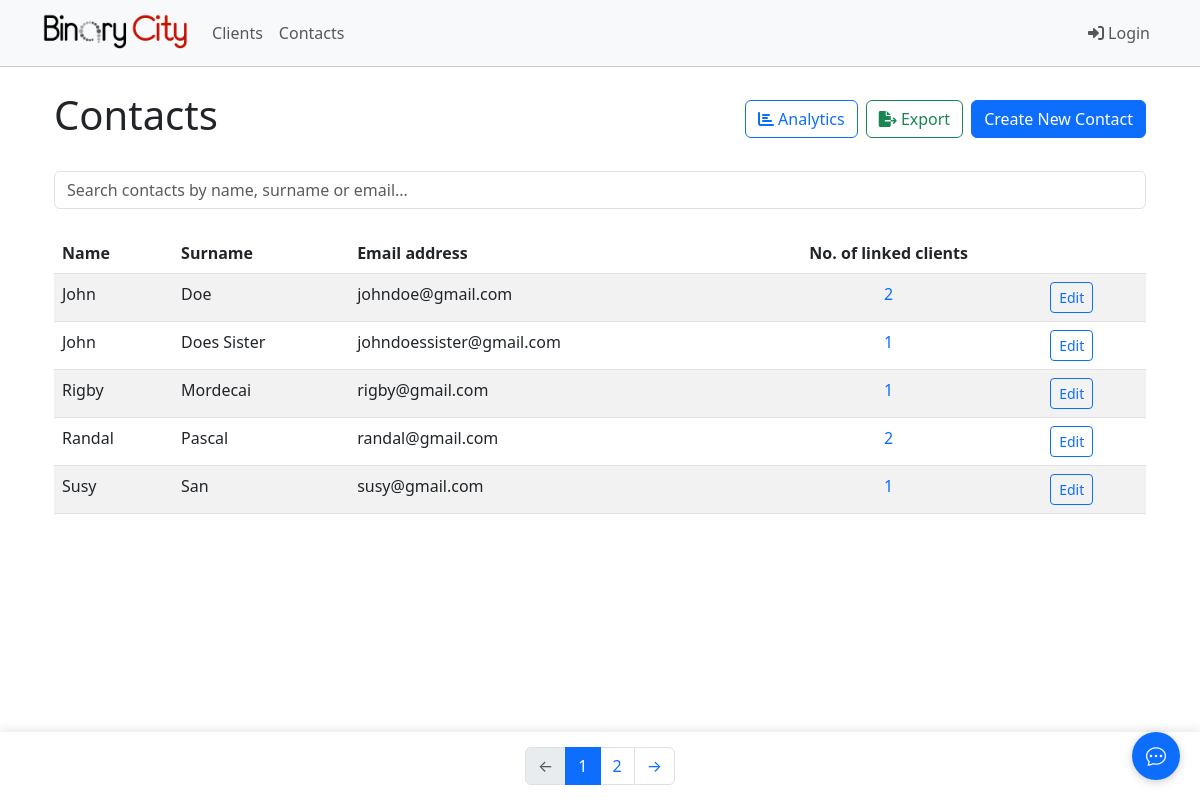
Before: /contacts/ with the older database file.
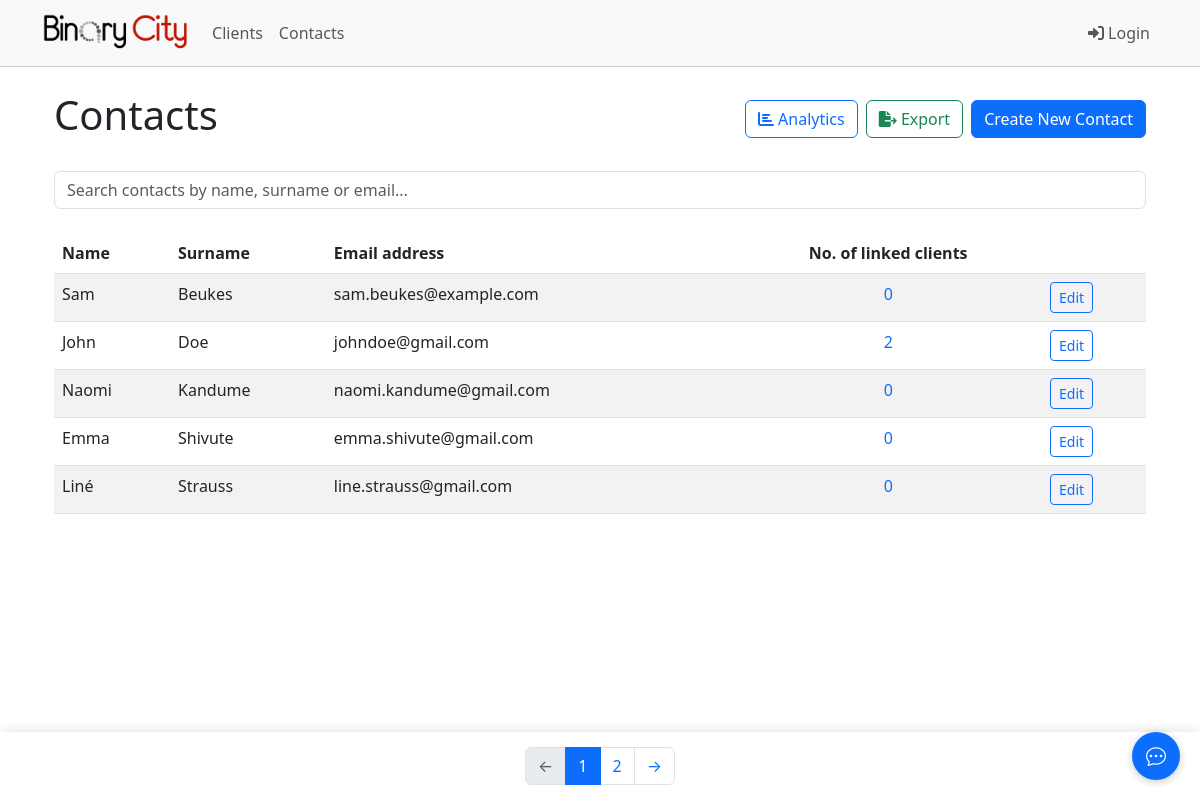
After: the same page with the newer database file.
### binarycity/models.py (models this page shows, shortened)
class Contact(models.Model):
    name = models.CharField(max_length=255, db_index=True)
    surname = models.CharField(max_length=255, db_index=True)
    email = models.EmailField(unique=True, validators=[EmailValidator()], db_index=True)
    created_at = models.DateTimeField(auto_now_add=True, db_index=True)
    updated_at = models.DateTimeField(auto_now=True)
    class Meta:
        ordering = ['surname', 'name']
        indexes = [
            models.Index(fields=['surname', 'name']),
            models.Index(fields=['email']),
            models.Index(fields=['created_at']),
        ]
    def get_client_count(self):
        return self.clients.count()

### binarycity/views.py (the view)
# urls.py: path('contacts/', views.ContactListView.as_view(), name='contact_list'),
class ContactListView(ListView):
    model = Contact
    template_name = 'binarycity/contact_list.html'
    context_object_name = 'contacts'
    paginate_by = 5
    def get_context_data(self, **kwargs):
        context = super().get_context_data(**kwargs)
        context['no_contacts'] = not self.get_queryset().exists()
        return context

### binarycity/templates/binarycity/contact_list.html (shortened to what this page needs)
{% extends 'base.html' %}
{% block content %}
<div class="container">
    <div class="d-flex justify-content-between align-items-center mb-4">
        <h1>Contacts</h1>
        <div class="d-flex align-items-center gap-2">
            <button type="button" class="btn btn-outline-primary" data-bs-toggle="modal" data-bs-target="#analyticsModal">
                <i class="fas fa-chart-bar"></i>
                Analytics
            </button>
            <a href="{% url 'export_contacts' %}" class="btn btn-outline-success">
                <i class="fas fa-file-export"></i>
                Export
            </a>
            <a href="{% url 'contact_create' %}" class="btn btn-primary">Create New Contact</a>
        </div>
    </div>
    {% if no_contacts %}
        <div class="alert alert-info">
            No contact(s) found.
        </div>
    {% else %}
        <div class="mb-4">
            <input type="text" class="form-control" id="contactSearch" placeholder="Search contacts by name, surname or email...">
        </div>
        <div class="table-responsive">
            <table class="table table-striped">
                <thead>
                    <tr>
                        <th class="text-start">Name</th>
                        <th class="text-start">Surname</th>
                        <th class="text-start">Email address</th>
                        <th class="text-center">No. of linked clients</th>
                        <th></th>
                    </tr>
                </thead>
                <tbody>
                    {% for contact in contacts %}
                    <tr class="contact-row">
                        <td class="text-start contact-name">{{ contact.name }}</td>
                        <td class="text-start contact-surname">{{ contact.surname }}</td>
                        <td class="text-start contact-email">{{ contact.email }}</td>
                        <td class="text-center">
                            <a href="#" class="linked-clients-count text-primary text-decoration-none" data-contact-id="{{ contact.id }}">
                                {{ contact.get_client_count }}
                            </a>
                        </td>
                        <td class="text-start">
                            <a href="{% url 'contact_update' pk=contact.pk %}" class="btn btn-sm btn-outline-primary">Edit</a>
                        </td>
                    </tr>
                    {% endfor %}
                </tbody>
            </table>
        </div>
        {% if is_paginated %}
        <div class="pagination-container">
            <nav aria-label="Page navigation">
                <ul class="pagination justify-content-center mb-0">
                    <li class="page-item {% if not page_obj.has_previous %}disabled{% endif %}">
                        <a class="page-link" href="{% if page_obj.has_previous %}?page={{ page_obj.previous_page_number }}{% else %}#{% endif %}" {% if not page_obj.has_previous %}tabindex="-1" aria-disabled="true"{% endif %}>
                            <span aria-hidden="true">&larr;</span>
                        </a>
                    </li>
                    {% for num in page_obj.paginator.page_range %}
                        {% if page_obj.number == num %}
                            <li class="page-item active">
                                <span class="page-link">{{ num }}</span>
                            </li>
                        {% elif num > page_obj.number|add:'-3' and num < page_obj.number|add:'3' %}
                            <li class="page-item">
                                <a class="page-link" href="?page={{ num }}">{{ num }}</a>
                            </li>
                        {% endif %}
                    {% endfor %}
                    <li class="page-item {% if not page_obj.has_next %}disabled{% endif %}">
                        <a class="page-link" href="{% if page_obj.has_next %}?page={{ page_obj.next_page_number }}{% else %}#{% endif %}" {% if not page_obj.has_next %}tabindex="-1" aria-disabled="true"{% endif %}>
                            <span aria-hidden="true">&rarr;</span>
                        </a>
                    </li>
                </ul>
            </nav>
        </div>
        {% endif %}
    {% endif %}
</div>
{% endblock %}

### binarycity/templates/base.html (shortened to what this page needs)
{% load static %}
<!DOCTYPE html>
<html lang="en">
<head>
    <link href="https://cdn.jsdelivr.net/npm/bootstrap@5.3.0/dist/css/bootstrap.min.css" rel="stylesheet">
    <link rel="stylesheet" href="https://cdn.jsdelivr.net/npm/bootstrap-icons@1.11.3/font/bootstrap-icons.min.css">
    <link href="https://cdnjs.cloudflare.com/ajax/libs/font-awesome/6.0.0/css/all.min.css" rel="stylesheet">
</head>
<body>
    <nav class="navbar navbar-expand-lg navbar-light bg-light">
        <div class="container">
            <a class="navbar-brand" href="/">
                <img src="{% static 'binarycity/images/logo.png' %}" alt="Binary City Logo">
            </a>
            <div class="collapse navbar-collapse" id="navbarNav">
                <ul class="navbar-nav">
                    <li class="nav-item">
                        <a class="nav-link" href="{% url 'client_list' %}">Clients</a>
                    </li>
                    <li class="nav-item">
                        <a class="nav-link" href="{% url 'contact_list' %}">Contacts</a>
                    </li>
                </ul>
                <ul class="navbar-nav ms-auto">
                    {% if user.is_authenticated %}
                        <li class="nav-item dropdown">
                            <a class="nav-link dropdown-toggle" href="#" id="userDropdown" role="button" data-bs-toggle="dropdown" aria-expanded="false">
                                <i class="fas fa-user"></i> {{ user.username }}
                            </a>
                            <ul class="dropdown-menu dropdown-menu-end" aria-labelledby="userDropdown">
                                <li><a class="dropdown-item" href="{% url 'admin:index' %}">Admin Panel</a></li>
                                <li><hr class="dropdown-divider"></li>
                                <li><a class="dropdown-item" href="{% url 'logout' %}">Logout</a></li>
                            </ul>
                        </li>
                    {% else %}
                        <li class="nav-item">
                            <a class="nav-link" href="{% url 'login' %}">
                                <i class="fas fa-sign-in-alt"></i> Login
                            </a>
                        </li>
                    {% endif %}
                </ul>
            </div>
        </div>
    </nav>
    <div class="container mt-4">
        <div class="main-content">
            {% block content %}
            {% endblock %}
        </div>
    </div>
    <div class="chat-icon-container" id="chatToggle" title="Binary City Bot">
        <i class="bi bi-chat-dots chat-icon"></i>
    </div>
</body>
</html>

### binarycity/templates/base.html (style rules this page uses)
.table-responsive { margin-top: 20px; margin-bottom: 80px; }
.navbar-brand img { height: 40px; width: auto; }
.bg-light { --bs-bg-opacity: 1; background-color: rgba(var(--bs-light-rgb), var(--bs-bg-opacity)) !important; border-bottom: 1px solid #cbcbcb; }
.pagination-container { position: fixed; bottom: 0; left: 0; right: 0; background: white; padding: 15px 0; box-shadow: 0 -2px 10px rgba(0, 0, 0, 0.1); z-index: 1000; }
.main-content { min-height: calc(100vh - 200px); }
.chat-icon-container { position: fixed; bottom: 20px; right: 20px; z-index: 1050; background-color: #0d6efd; border-radius: 50%; width: 48px; height: 48px; display: flex; align-items: center; justify-content: center; box-shadow: 0 2px 8px rgba(0, 0, 0, 0.2); cursor: pointer; transition: all 0.2s ease; }
.chat-icon { font-size: 1.25rem; color: white; }

Changed rows visible on the page:
removed Contact: name "John", surname "Does Sister", email "johndoessister@gmail.com", get_client_count "1"
removed Contact: name "Rigby", surname "Mordecai", email "rigby@gmail.com", get_client_count "1"
removed Contact: name "Randal", surname "Pascal", email "randal@gmail.com", get_client_count "2"
removed Contact: name "Susy", surname "San", email "susy@gmail.com", get_client_count "1"
added Contact: name "Sam", surname "Beukes", email "sam.beukes@example.com", get_client_count "0"
added Contact: name "Naomi", surname "Kandume", email "naomi.kandume@gmail.com", get_client_count "0"
added Contact: name "Emma", surname "Shivute", email "emma.shivute@gmail.com", get_client_count "0"
added Contact: name "Liné", surname "Strauss", email "line.strauss@gmail.com", get_client_count "0"
